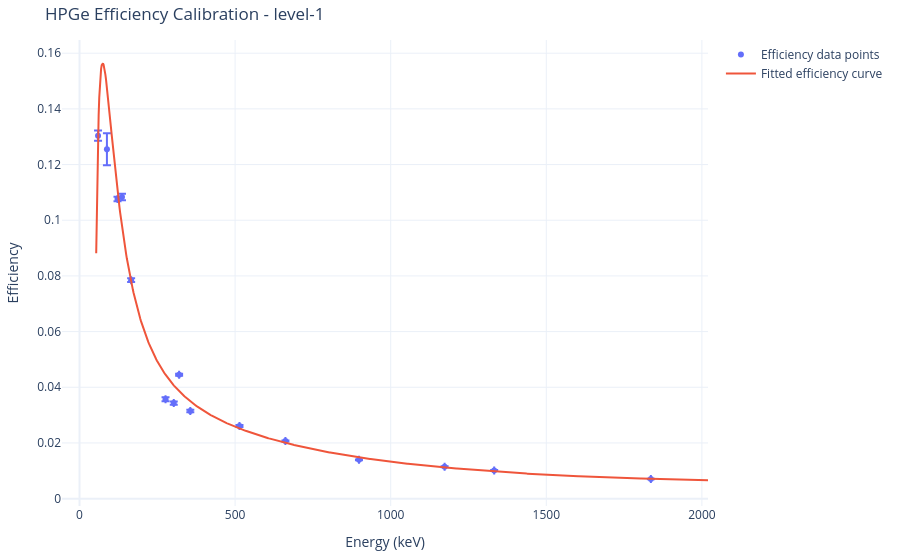
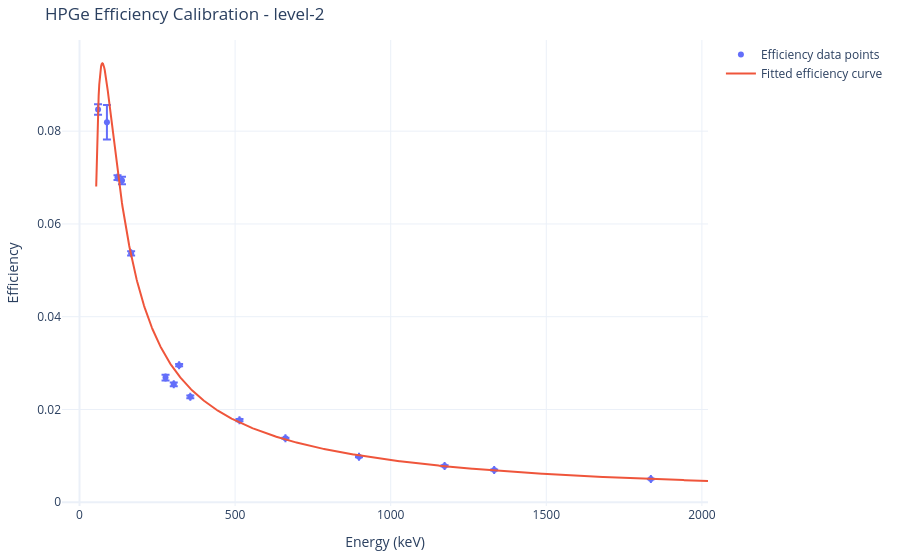
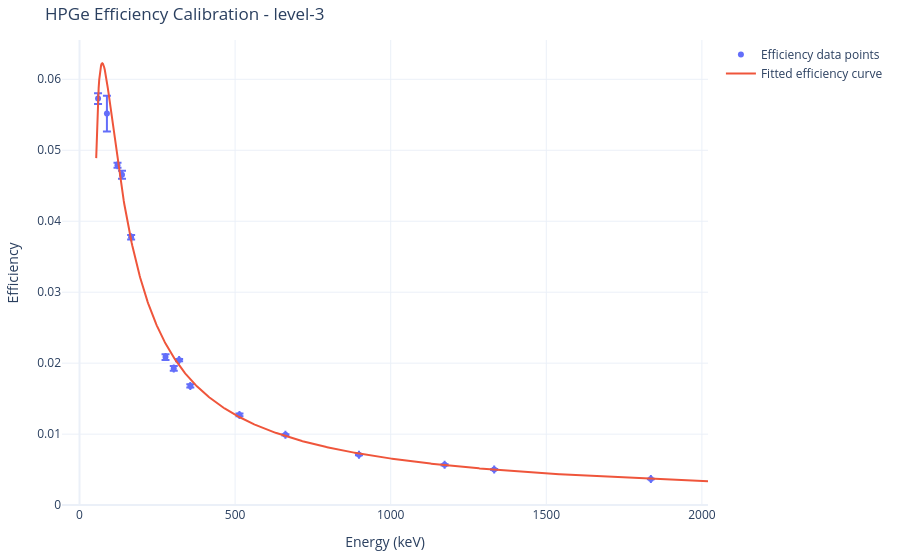
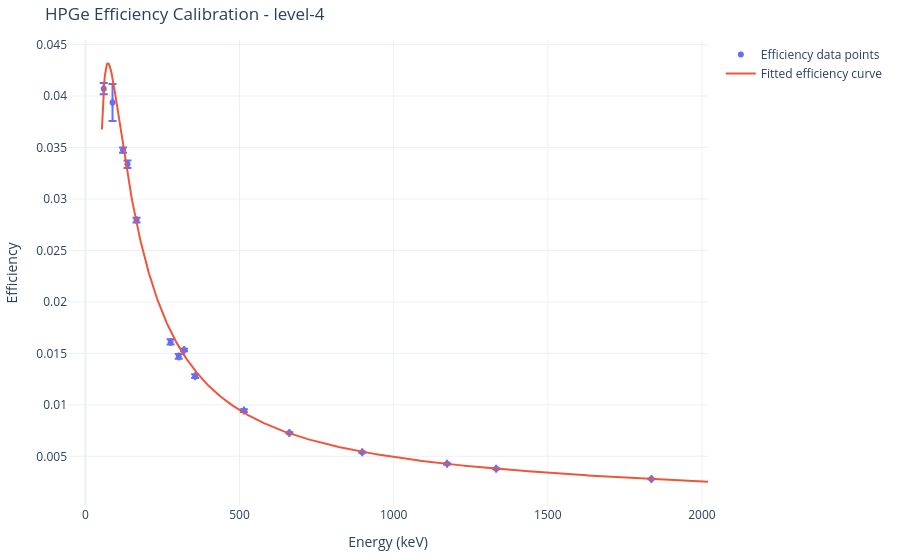

The notebook cell saved with these charts, in order:
### Code cell
levels = np.linspace(1, 10, 10, dtype=int)

for level in levels:
    print(f'Processing calibration level: level-{level}')

    # and take roi_lower_keV and roi_upper_keV around each peak as list of tuples
    energy_ranges = list(zip(calib_source_data['roi_lower_keV'], calib_source_data['roi_upper_keV']))

    level_string = f'level-{level}'

    fitter = PeakFitter()
    res = fitter.process_file_multiple_peaks(
        filepath=f'../calibration-data/raw-data/calib-2025-default/{level_string}.txt',
        energy_ranges=energy_ranges,
        output_dir=f'../calibration-data/processed-data/calib-2025-default/{level_string}',
    )



    # since all the peaks are from the same spectra, we can extract time information from any fit result
    start_time = res[0].start_time
    real_time = res[0].real_time
    live_time = res[0].live_time

    # calculate reference activities at measurement start time
    data = calib_source_data.copy()

    ref_activities_Bq = unp.uarray(data.reference_activity_kBq, data.reference_activity_uncertainty_kBq) * 1e3  # Bq
    ref_peak_activities_Bq = ref_activities_Bq * unp.uarray(data.intensity, data.intensity_uncertainty) # Bq

    decay_time_s = start_time - data.reference_date
    # again, all peaks are from the same spectra
    decay_time_s = decay_time_s[0].total_seconds()

    half_lifes_s = unp.uarray(data.half_life_s, data.half_life_uncertainty_s)
    lambdas_s_inv = np.log(2) / half_lifes_s

    ref_peak_activities_at_measurement_start_Bq = ref_peak_activities_Bq * unp.exp(-lambdas_s_inv * decay_time_s)



    measured_peak_activities: list[ufloat] = []
    for peak_fit_result, decay_constant in zip(res, lambdas_s_inv):

        correction = (decay_constant * real_time) / (1 - unp.exp(-decay_constant * real_time)) # correction factor for decay during measurement (>1)
        mpa = (peak_fit_result.area / live_time) * correction
        # print(f'correction: {correction:.3uS}, measured peak activity: {mpa:.3uS} Bq')
        measured_peak_activities.append(mpa)

    data['measured_peak_activity_Bq'] = measured_peak_activities
    data['efficiency'] = data.measured_peak_activity_Bq / ref_peak_activities_at_measurement_start_Bq


    # fit efficiency model to data
    popt, pcov = curve_fit(
        efficiency_model,
        unp.nominal_values(data.peak_energy_keV),
        unp.nominal_values(data.efficiency),
        sigma=unp.std_devs(data.efficiency),
        absolute_sigma=True
    )


    fig = go.Figure()
    fig.add_trace(go.Scatter(
        x=unp.nominal_values(data.peak_energy_keV),
        error_x=dict(
            type='data',
            array=unp.std_devs(data.peak_energy_keV),
            visible=True
        ),
        y=unp.nominal_values(data.efficiency),
        error_y=dict(
            type='data',
            array=unp.std_devs(data.efficiency),
            visible=True
        ),
        mode='markers',
        name='Efficiency data points'
    ))
    # add fitted curve
    energy_fit = np.linspace(min(data.peak_energy_keV)*0.9, max(data.peak_energy_keV)*1.1, 1000)
    efficiency_fit = efficiency_model(energy_fit, *popt)
    fig.add_trace(go.Scatter(
        x=energy_fit,
        y=efficiency_fit,
        mode='lines',
        name='Fitted efficiency curve'
    ))
    fig.update_layout(
        title=f'HPGe Efficiency Calibration - {level_string}',
        xaxis_title='Energy (keV)',
        yaxis_title='Efficiency',
        template='plotly_white',
        margin=dict(l=40, r=40, t=40, b=40),
        height=600,
        width=900,
        )

    fig.write_image(f'../calibration-data/processed-data/calib-2025-default/{level_string}/efficiency_calibration_plot.png')
    fig.show()

### Figure 1 — Plotly figure (JSON) as saved in the notebook; plotly's stock layout.template omitted (floating-point values rounded to 4 significant figures; data arrays with more than 128 entries replaced by an {"elided": "..."} marker saying what was removed)
{"data": [{"error_x": {"array": [0.0, 0.0, 0.0, 0.0, 0.0, 0.0, 0.0, 0.0, 0.0, 0.0, 0.0, 0.0, 0.0, 0.0, 0.0], "type": "data", "visible": true}, "error_y": {"array": [0.001848, 0.005718, 0.0007949, 0.001168, 0.000637, 0.0007019, 0.000561, 0.0003504, 0.0004217, 0.0003731, 0.0001782, 0.0001404, 0.0001636, 0.0001449, 7.038e-05], "type": "data", "visible": true}, "mode": "markers", "name": "Efficiency data points", "type": "scatter", "x": [59.54, 88.03, 122.1, 136.5, 165.9, 276.4, 302.9, 320.1, 356.0, 514.0, 661.7, 898.0, 1173.0, 1332.0, 1836.0], "y": [0.1304, 0.1255, 0.1076, 0.1083, 0.07848, 0.03569, 0.03431, 0.04452, 0.03149, 0.02612, 0.02073, 0.01396, 0.01146, 0.01011, 0.007073]}, {"mode": "lines", "name": "Fitted efficiency curve", "type": "scatter", "x": {"elided": "1000 float values"}, "y": {"elided": "1000 float values"}}], "layout": {"margin": {"b": 40, "l": 40, "r": 40, "t": 40}, "title": {"text": "HPGe Efficiency Calibration - level-1"}, "xaxis": {"title": {"text": "Energy (keV)"}}, "yaxis": {"title": {"text": "Efficiency"}}}}

### Figure 2 — Plotly figure (JSON) as saved in the notebook; plotly's stock layout.template omitted (floating-point values rounded to 4 significant figures; data arrays with more than 128 entries replaced by an {"elided": "..."} marker saying what was removed)
{"data": [{"error_x": {"array": [0.0, 0.0, 0.0, 0.0, 0.0, 0.0, 0.0, 0.0, 0.0, 0.0, 0.0, 0.0, 0.0, 0.0, 0.0], "type": "data", "visible": true}, "error_y": {"array": [0.001151, 0.003733, 0.0005213, 0.000816, 0.0004358, 0.0006026, 0.0004139, 0.0002395, 0.0003045, 0.000258, 0.0001221, 9.821e-05, 0.0001133, 0.0001012, 5.083e-05], "type": "data", "visible": true}, "mode": "markers", "name": "Efficiency data points", "type": "scatter", "x": [59.54, 88.03, 122.1, 136.5, 165.9, 276.4, 302.9, 320.1, 356.0, 514.0, 661.7, 898.0, 1173.0, 1332.0, 1836.0], "y": [0.08468, 0.08193, 0.06999, 0.06935, 0.05366, 0.02687, 0.02543, 0.02955, 0.02272, 0.0177, 0.01379, 0.0098, 0.007836, 0.006954, 0.00502]}, {"mode": "lines", "name": "Fitted efficiency curve", "type": "scatter", "x": {"elided": "1000 float values"}, "y": {"elided": "1000 float values"}}], "layout": {"margin": {"b": 40, "l": 40, "r": 40, "t": 40}, "title": {"text": "HPGe Efficiency Calibration - level-2"}, "xaxis": {"title": {"text": "Energy (keV)"}}, "yaxis": {"title": {"text": "Efficiency"}}}}

### Figure 3 — Plotly figure (JSON) as saved in the notebook; plotly's stock layout.template omitted (floating-point values rounded to 4 significant figures; data arrays with more than 128 entries replaced by an {"elided": "..."} marker saying what was removed)
{"data": [{"error_x": {"array": [0.0, 0.0, 0.0, 0.0, 0.0, 0.0, 0.0, 0.0, 0.0, 0.0, 0.0, 0.0, 0.0, 0.0, 0.0], "type": "data", "visible": true}, "error_y": {"array": [0.0007658, 0.00252, 0.0003603, 0.00056, 0.0003211, 0.0004084, 0.000328, 0.0001624, 0.0002289, 0.0001837, 9.032e-05, 7.226e-05, 8.349e-05, 7.299e-05, 3.727e-05], "type": "data", "visible": true}, "mode": "markers", "name": "Efficiency data points", "type": "scatter", "x": [59.54, 88.03, 122.1, 136.5, 165.9, 276.4, 302.9, 320.1, 356.0, 514.0, 661.7, 898.0, 1173.0, 1332.0, 1836.0], "y": [0.05728, 0.05518, 0.04788, 0.04656, 0.03775, 0.02086, 0.01926, 0.02044, 0.0168, 0.01271, 0.009906, 0.007096, 0.005672, 0.005024, 0.003684]}, {"mode": "lines", "name": "Fitted efficiency curve", "type": "scatter", "x": {"elided": "1000 float values"}, "y": {"elided": "1000 float values"}}], "layout": {"margin": {"b": 40, "l": 40, "r": 40, "t": 40}, "title": {"text": "HPGe Efficiency Calibration - level-3"}, "xaxis": {"title": {"text": "Energy (keV)"}}, "yaxis": {"title": {"text": "Efficiency"}}}}

### Figure 4 — Plotly figure (JSON) as saved in the notebook; plotly's stock layout.template omitted (floating-point values rounded to 4 significant figures; data arrays with more than 128 entries replaced by an {"elided": "..."} marker saying what was removed)
{"data": [{"error_x": {"array": [0.0, 0.0, 0.0, 0.0, 0.0, 0.0, 0.0, 0.0, 0.0, 0.0, 0.0, 0.0, 0.0, 0.0, 0.0], "type": "data", "visible": true}, "error_y": {"array": [0.0005404, 0.001793, 0.0002567, 0.0003637, 0.0002295, 0.000264, 0.0002324, 0.000118, 0.000173, 0.000136, 6.247e-05, 5.364e-05, 6.087e-05, 5.41e-05, 2.762e-05], "type": "data", "visible": true}, "mode": "markers", "name": "Efficiency data points", "type": "scatter", "x": [59.54, 88.03, 122.1, 136.5, 165.9, 276.4, 302.9, 320.1, 356.0, 514.0, 661.7, 898.0, 1173.0, 1332.0, 1836.0], "y": [0.04072, 0.03936, 0.03475, 0.03336, 0.02794, 0.01611, 0.01471, 0.01532, 0.01279, 0.009438, 0.007276, 0.005393, 0.004265, 0.003795, 0.0028]}, {"mode": "lines", "name": "Fitted efficiency curve", "type": "scatter", "x": {"elided": "1000 float values"}, "y": {"elided": "1000 float values"}}], "layout": {"margin": {"b": 40, "l": 40, "r": 40, "t": 40}, "title": {"text": "HPGe Efficiency Calibration - level-4"}, "xaxis": {"title": {"text": "Energy (keV)"}}, "yaxis": {"title": {"text": "Efficiency"}}}}
